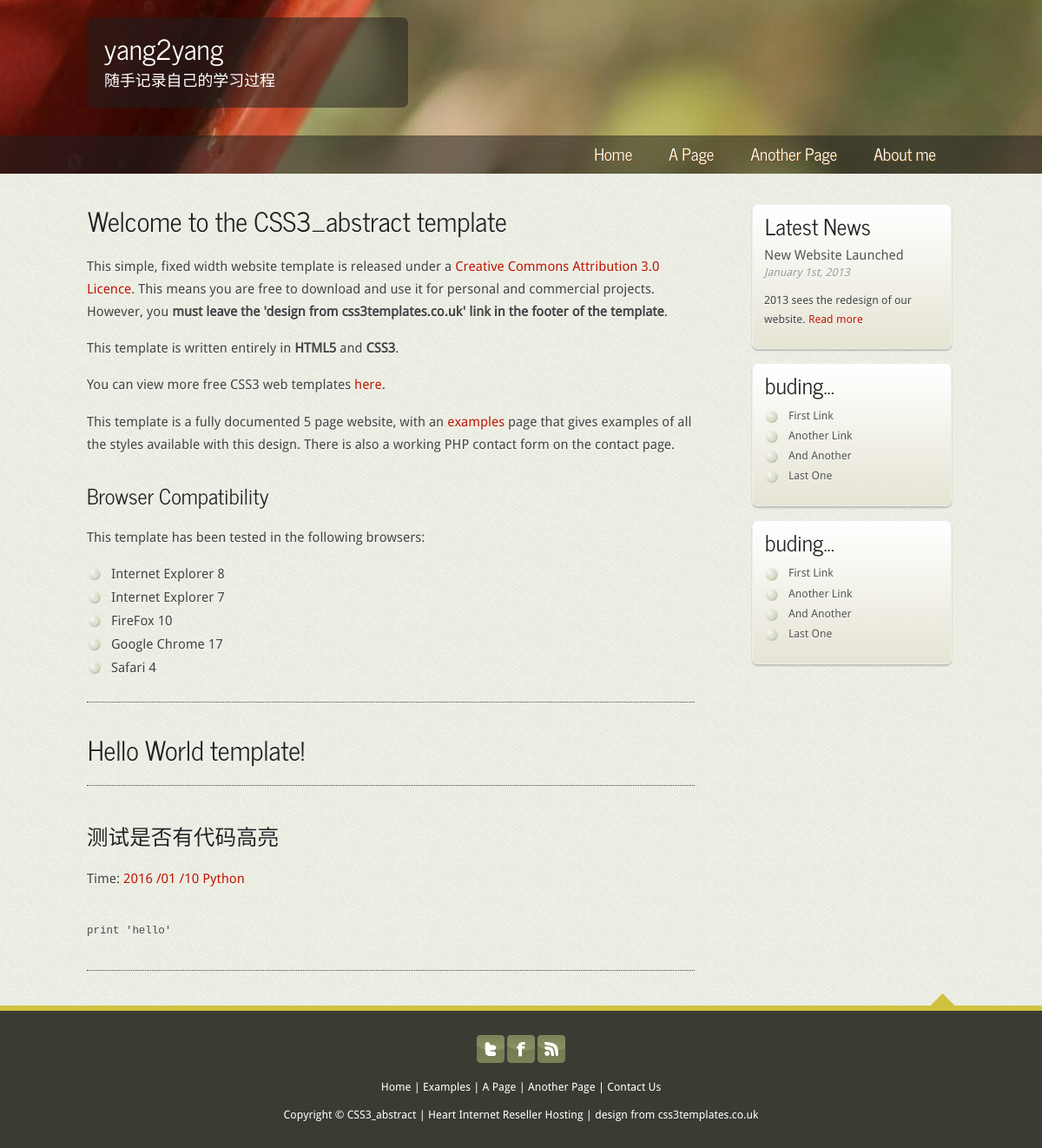
Page /page/5 on the earlier database version.
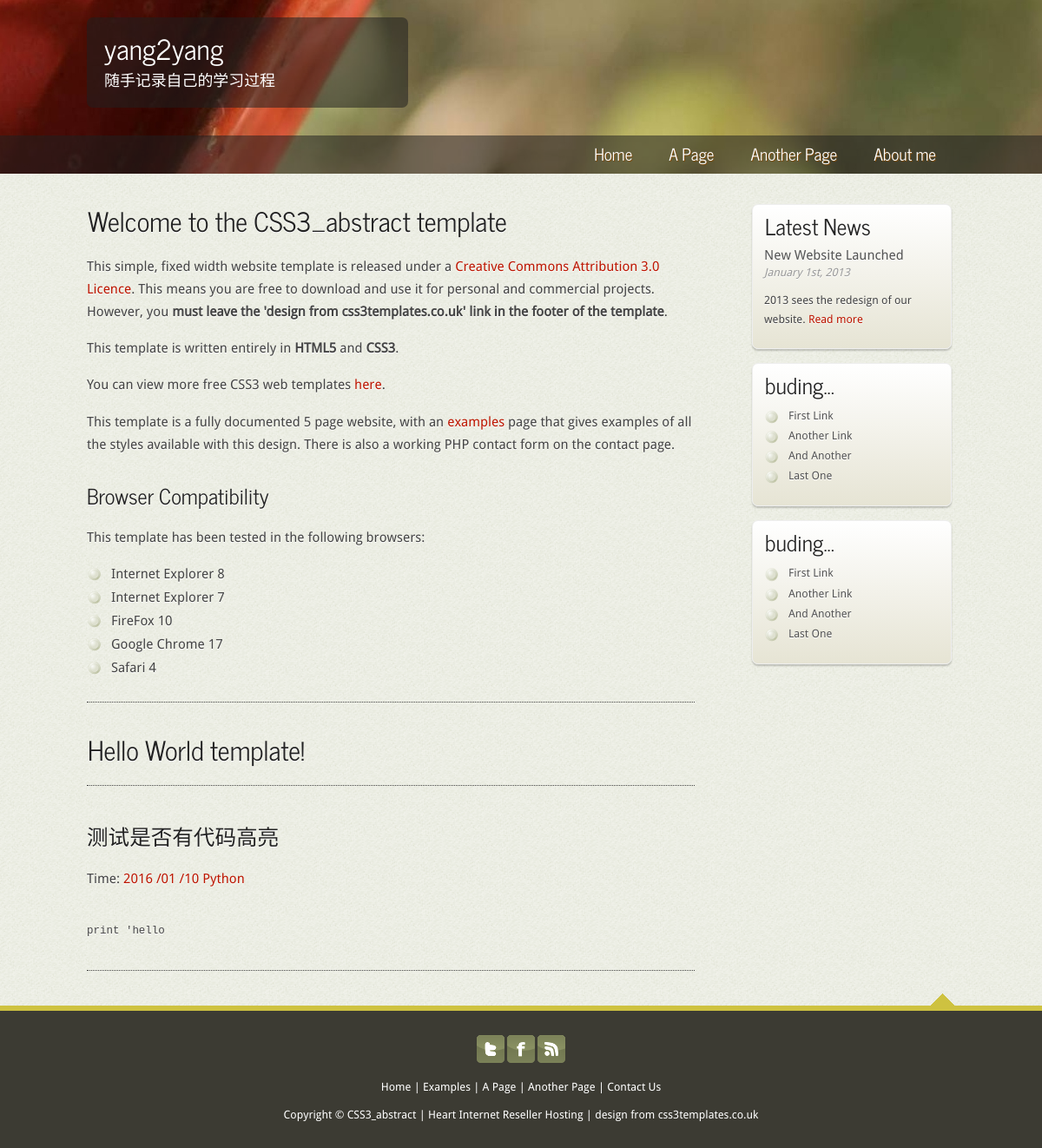
Same page on the later database version.
### article/models.py (models this page shows, shortened)
class Article(models.Model):
    title = models.CharField(max_length=100)  # 博客题目
    category = models.CharField(max_length=50, blank=True)  # 博客标签
    date_time = models.DateTimeField(auto_now_add=True)  # 博客日期
    content = MarkdownField()  # 博客文章正文   这里为了使用django_markdown将Text换成了MarkdownField
    def get_absolute_url(self):
        path = reverse('detail', args=[3])
        return "http://127.0.0.1:8000%s" % path  # 注意这里8000后面是没有反斜杠的，md，还看了一会才发现
    class Meta:  # 按时间下降排序     这里为什么要使用一个类来进行对一个东西的排序
        ordering = ['-date_time']

### article/views.py (the view)
# urls.py: url(r'^page/(\d+)$', views.detail, name='detail'),#这里我不知道为什么在官方教程中总是有尖括号扩起来是用来表示什么呢？
def detail(request, id):
    try:
        post = Article.objects.get(id=str(id))
    except Article.DoesNotExist:
        raise Http404
    return render(request, 'post.html', {'post': post})

### article/templatetags/custom_markdown.py (called while the page is built)
@register.filter(is_safe=True)  #注册template filter
@stringfilter  #希望字符串作为参数
def custom_markdown(value):
    return mark_safe(markdown.markdown(value,
        extensions = ['markdown.extensions.fenced_code', 'markdown.extensions.codehilite'],
                                       safe_mode=True,
                                       enable_attributes=False))

### templates/post.html (shortened to what this page needs)
{% extends "base.html" %}
{% load custom_markdown %}
{% block content %}
<div class="content">
                <h2>{{ post.title }}</h2>
                    <p>
                        Time:  <a class="post-author" href="#">{{ post.date_time|date:"Y /m /d"}}</a> <a class="post-category" href="#">{{ post.category }}</a>
                    </p>
                    <p>
                        {{ post.content | custom_markdown }}
                    </p>
</div>
{% endblock %}

Differences in the rows shown:
changed Article "测试是否有代码高亮": content|custom_markdown "print 'hello'" → "print 'hello"
